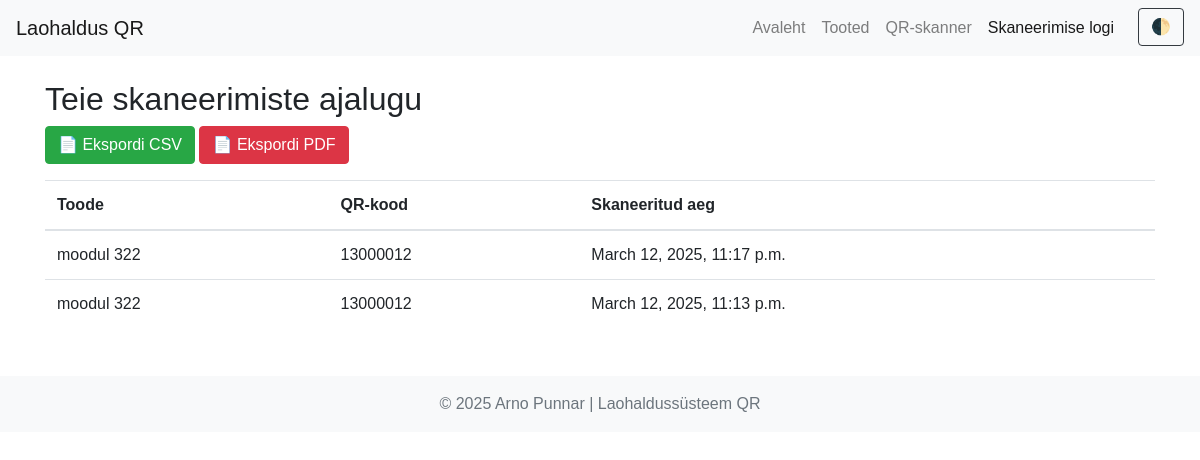
The app's page /skaneerimise_logi/ (signed in) with its own data.
### ladu/models.py (models this page shows, shortened)
class ScanLog(models.Model):
    kasutaja = models.ForeignKey(User, on_delete=models.SET_NULL, null=True, blank=True)
    qr_kood = models.CharField(max_length=255)
    toode = models.ForeignKey('Toode', on_delete=models.CASCADE)
    skaneeritud_aeg = models.DateTimeField(default=now)

class Toode(models.Model):
    nimi = models.CharField(max_length=255)
    kategooria = models.ForeignKey(Tootekategooria, on_delete=models.CASCADE)
    partii_number = models.CharField(max_length=100, unique=True)
    kogus = models.PositiveIntegerField(default=0)
    aegumiskuupaev = models.DateField()
    pilt = models.ImageField(upload_to='toote_pildid/', blank=True, null=True)
    qr_kood = models.ImageField(upload_to="qr_codes", blank=True, null=True)

### ladu/views.py (the view)
# urls.py: path('skaneerimise_logi/', skaneerimise_logi, name='skaneerimise_logi'),
@login_required
def skaneerimise_logi(request):
    logid = ScanLog.objects.filter(kasutaja=request.user).order_by('-skaneeritud_aeg')
    return render(request, 'skaneerimise_logi.html', {'logid': logid})

### ladu/templates/skaneerimise_logi.html (shortened to what this page needs)
{% extends "base.html" %}
{% block content %}
<h2>Teie skaneerimiste ajalugu</h2>
<div class="mb-3">
  <a href="{% url 'eksport_csv' %}" class="btn btn-success">📄 Ekspordi CSV</a>
  <a href="{% url 'eksport_pdf' %}" class="btn btn-danger">📄 Ekspordi PDF</a>
</div>
<table class="table">
    <thead>
        <tr>
            <th>Toode</th>
            <th>QR-kood</th>
            <th>Skaneeritud aeg</th>
        </tr>
    </thead>
    <tbody>
        {% for log in logid %}
        <tr>
            <td>{{ log.toode.nimi }}</td>
            <td>{{ log.qr_kood }}</td>
            <td>{{ log.skaneeritud_aeg }}</td>
        </tr>
        {% endfor %}
    </tbody>
</table>
{% endblock %}

### static/css/style.css (style rules this page uses)
body { font-family: Arial, sans-serif; }

### records on screen
ScanLog: toode.nimi "moodul 322", qr_kood "13000012", skaneeritud_aeg "March 12, 2025, 11:17 p.m."
ScanLog: toode.nimi "moodul 322", qr_kood "13000012", skaneeritud_aeg "March 12, 2025, 11:13 p.m."
